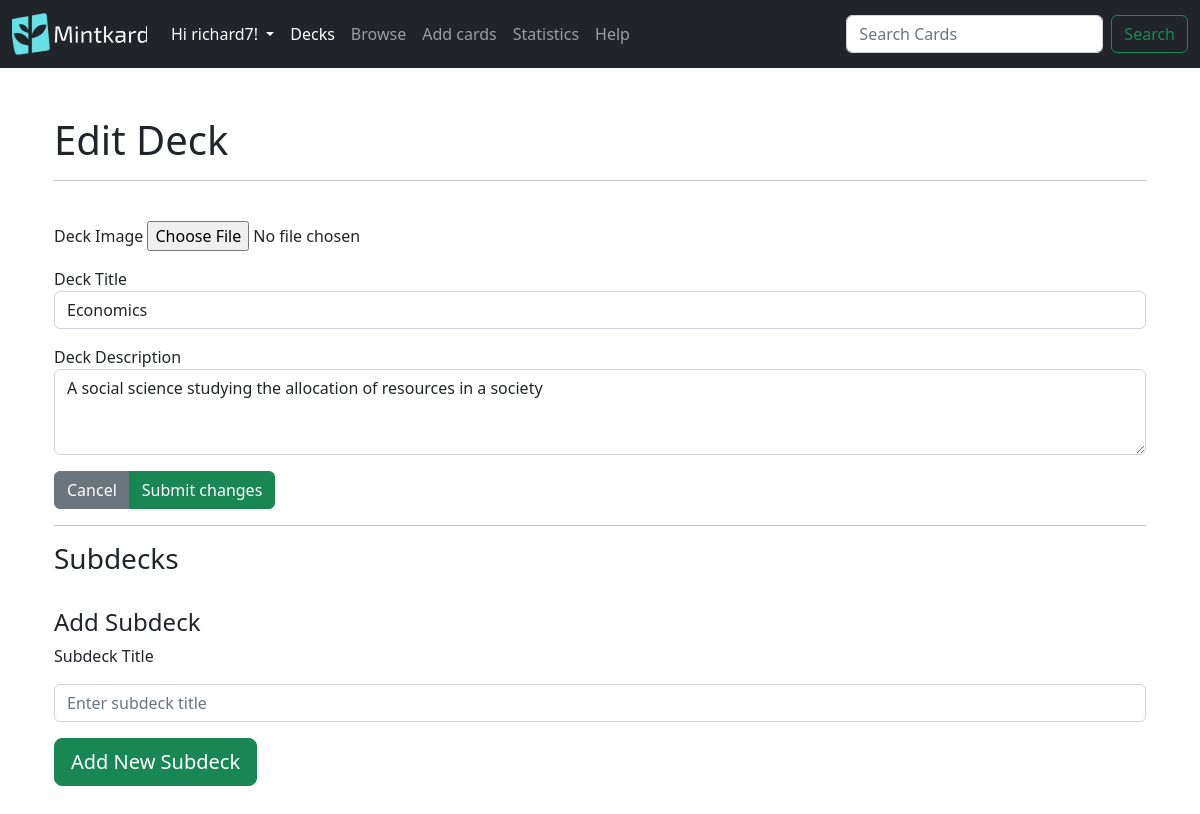
Screenshot of /decks/edit-deck/29 (signed in) with the database file from the repository.
### mintkard/models.py (models this page shows)
class User(db.Model,UserMixin):
    id = db.Column(db.Integer,primary_key= True)
    username = db.Column(db.String(50), unique = True)
    email = db.Column(db.String(300),unique=True)
    password = db.Column(db.String(200))
    decks = db.relationship('Deck',backref = 'user_decks',lazy=True)#stores all the decks that the owner owns, in the parents class

class Deck(db.Model):
    id = db.Column(db.Integer, primary_key=True)
    name = db.Column(db.String(100),nullable=False)
    description = db.Column(db.String(500))
    date = db.Column(db.DateTime(timezone=True),default=func.now())
    image_hash = db.Column(db.String, nullable=True)
    parent_id = db.Column(db.Integer, db.ForeignKey('deck.id'))#This is the foreign key for the parent deck
    children_deck = db.relationship('Deck',backref=db.backref('parent', remote_side=[id]),primaryjoin='Deck.parent_id == Deck.id')#This is the relationship for the child deck, the backref is the parent deck, the primaryjoin is the foreign key for the child deck
    cards = db.relationship('Card',lazy= True,cascade='all, delete-orphan',backref='deck')#cascade will delete all the cards in the deck if its deleted, and its subdecks/child decks (orphan)
    user_id = db.Column(db.Integer, db.ForeignKey('user.id'))

### mintkard/decks.py (the view, shortened to what this page needs)
@login_required
@decks.route('/edit-deck/<int:deck_id>',methods=['GET','POST'])
def edit_deck(deck_id):
    try:
        current_deck = Deck.query.filter_by(id=deck_id,user_id =current_user.id).first()
    except Exception as e:
        flash('Error : {}'.format(e),category='danger')
    if current_deck is None:
        flash('Deck id cannot be found',category='danger')
        return redirect(url_for('decks.decks_route'),code=301)#301 is a permanent redirect
    return render_template("edit_deck.html",deck=current_deck)

### mintkard/decks.py (called while the page is built)
@decks.before_request
@login_required
def before_request():
    try:
        g.fmanager = FlashcardManager(user=current_user.id, app=current_app)
        g.fmanagerstats = FlashcardManagerStats(user=current_user.id, app=current_app)
        g.fmanagerstats_public = FlashcardManagerPublicStats(user=None,app=current_app)#there is no user as it gets the apps average data
    except Exception as e:
        flash('Error inilizing flashcard manager: {}'.format(e),category='danger')

### mintkard/templates/edit_deck.html (shortened to what this page needs)
{% extends 'layout.html' %}
{% block body %}
<div class="container my-5">
  <h1>
    Edit Deck
  </h1>
  <hr>
  <br>
  <form method="post" enctype="multipart/form-data">
    <div class="d-grid gap-3">
      <div class="form-group">
        <label for="deckImage">Deck Image</label>
        <input type="file" name="image" accept="image/*">
      </div>
      <div class="form-group">
        <label for="deckTitle">Deck Title</label>
        <input type="text" class="form-control" name="name" value="{{deck.name}}">
      </div>
      <div class="form-group">
        <label for="deckDescription">Deck Description</label>
        <textarea class="form-control" name="description" rows="3">{{deck.description}}</textarea>
      </div>
    </div>
    <div class="btn-group mt-3">
      <a type="button" class="btn btn-secondary" href="/decks/">Cancel</a>
      <input type="submit" class="btn btn-success" name="submit" value="Submit changes"></input>
    </div>
  </form>
  <hr>
  <h3>Subdecks</h3>
  <br>
  <h4> Add Subdeck</h4>
  <form method="post">
    <div class="form-group d-grid gap-3">
      <label for="subdeck_title">Subdeck Title</label>
      <input type="text" class="form-control" name="subdeck_name" id="subdeck_title" placeholder="Enter subdeck title">
    </div>
    <div class="btn-group mt-3">
      <button type="submit" class="btn btn-success btn-lg" name="add_subdeck" value="add">Add New Subdeck</button>
    </div>
  </form>
</div>
{% endblock %}

### mintkard/templates/layout.html (shortened to what this page needs)
<!DOCTYPE html>
<html lang="en">
<head>
    <link rel="stylesheet" href="https://cdnjs.cloudflare.com/ajax/libs/font-awesome/4.7.0/css/font-awesome.min.css">
</head>
<link href="https://cdn.jsdelivr.net/npm/bootstrap@5.2.3/dist/css/bootstrap.min.css" rel="stylesheet"
>
<body>
    <nav class="navbar navbar-expand-lg navbar-dark bg-dark">
        <div class="container-fluid">
            <a class="navbar-brand" href="/home"><img src="/static/logo.png" alt="Mintkard" width="135" height="42"></a>
            <div class="collapse navbar-collapse" id="navbarSupportedContent">
                <ul class="navbar-nav me-auto mb-2 mb-lg-0">
                    {% if current_user.is_authenticated %}
                    <li class="nav-item dropdown">
                        <a class="nav-link dropdown-toggle" href="#" id="navbarDropdown" role="button" data-bs-toggle="dropdown" aria-expanded="false" style="color:white">
                            Hi {{ current_user.username }}!
                        </a>
                    </li>
                    <li class="nav-item">
                        <a class="nav-link active" aria-current="page" href="/decks/">Decks</a>
                    </li>
                    <li class="nav-item">
                        <a class="nav-link" href="/decks/browse">Browse</a>
                    </li>
                    <li class="nav-item">
                        <a class="nav-link" href="/decks/create">Add cards</a>
                    </li>
                    <li class="nav-item">
                        <a class="nav-link" href="/decks/stats">Statistics</a>
                    </li>
                    <li class="nav-item">
                        <a class="nav-link" href="/decks/help">Help</a>
                    </li>
                    {% endif %}
                </ul>
                <form  action ="{{url_for('decks.browse')}}" class="d-flex">
                    <input class="form-control me-2" name ="search" type="search" placeholder="Search Cards" aria-label="Search">
                    <button class="btn btn-outline-success" type="submit">Search</button>
                </form>
            </div>
        </div>
    </nav>
    <div class="container mt-5">
    {% block body %}{% endblock %}
    </div>
</body>
</html>

### rows the page displays
User: username "richard7"
Deck: name "Economics", description "A social science studying the allocation of resources in a society"
